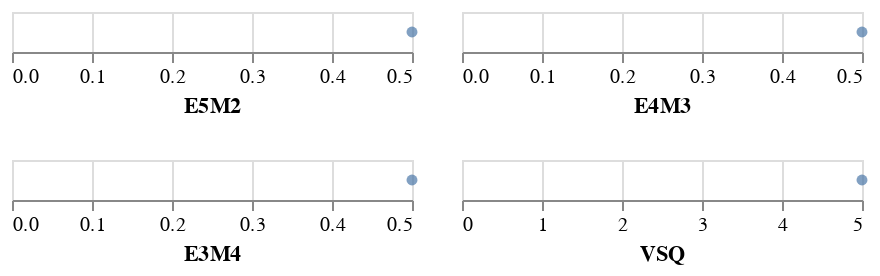

Specify this chart in Vega-Lite:
### Vega specification from a JSON file in a GitHub repository (floating-point values rounded to 4 significant figures)
{"$schema": "https://vega.github.io/schema/vega/v5.json", "background": "white", "padding": 5, "data": [{"name": "data_E5M2", "values": [{"value": 0.5, "count": 10, "origin": "same", "type_": "E5M2"}]}, {"name": "data_E4M3", "values": [{"value": 0.5, "count": 10, "origin": "same", "type_": "E4M3"}]}, {"name": "data_E3M4", "values": [{"value": 0.5, "count": 10, "origin": "same", "type_": "E3M4"}]}, {"name": "data_VSQ", "values": [{"value": 5, "count": 10, "origin": "same", "type_": "VSQ"}]}], "signals": [{"name": "childWidth", "value": 200}, {"name": "childHeight", "value": 20}, {"name": "point_color", "value": "#4c78a8"}], "layout": {"padding": 20, "columns": 2, "bounds": "full", "align": "all"}, "marks": [{"type": "group", "name": "child__E5M2_group", "style": "cell", "encode": {"update": {"width": {"signal": "childWidth"}, "height": {"signal": "childHeight"}}}, "signals": [{"name": "height", "update": "childHeight"}], "marks": [{"name": "child__E5M2_marks", "type": "symbol", "style": ["point"], "from": {"data": "data_E5M2"}, "encode": {"update": {"opacity": {"value": 0.7}, "fill": {"signal": "point_color"}, "ariaRoleDescription": {"value": "point"}, "description": {"signal": "\"datum.type_: \" + (format(datum[\"value\"], \"\")) + \"; origin: \" + (isValid(datum[\"origin\"]) ? datum[\"origin\"] : \"\"+datum[\"origin\"])"}, "x": {"scale": "child__E5M2_x", "field": "value"}, "y": {"signal": "childHeight", "mult": 0.5}}}}], "axes": [{"scale": "child__E5M2_x", "orient": "bottom", "grid": true, "tickCount": {"signal": "ceil(childWidth/40)"}, "domain": false, "labels": false, "aria": false, "maxExtent": 0, "minExtent": 0, "ticks": false, "zindex": 0}, {"scale": "child__E5M2_x", "orient": "bottom", "grid": false, "title": "E5M2", "labelFlush": true, "labelOverlap": true, "tickCount": {"signal": "ceil(childWidth/40)"}, "zindex": 0}]}, {"type": "group", "name": "child__E4M3_group", "style": "cell", "encode": {"update": {"width": {"signal": "childWidth"}, "height": {"signal": "childHeight"}}}, "signals": [{"name": "height", "update": "childHeight"}], "marks": [{"name": "child__E4M3_marks", "type": "symbol", "style": ["point"], "from": {"data": "data_E4M3"}, "encode": {"update": {"opacity": {"value": 0.7}, "fill": {"signal": "point_color"}, "ariaRoleDescription": {"value": "point"}, "description": {"signal": "\"datum.type_: \" + (format(datum[\"value\"], \"\")) + \"; origin: \" + (isValid(datum[\"origin\"]) ? datum[\"origin\"] : \"\"+datum[\"origin\"])"}, "x": {"scale": "child__E4M3_x", "field": "value"}, "y": {"signal": "childHeight", "mult": 0.5}}}}], "axes": [{"scale": "child__E4M3_x", "orient": "bottom", "grid": true, "tickCount": {"signal": "ceil(childWidth/40)"}, "domain": false, "labels": false, "aria": false, "maxExtent": 0, "minExtent": 0, "ticks": false, "zindex": 0}, {"scale": "child__E4M3_x", "orient": "bottom", "grid": false, "title": "E4M3", "labelFlush": true, "labelOverlap": true, "tickCount": {"signal": "ceil(childWidth/40)"}, "zindex": 0}]}, {"type": "group", "name": "child__E3M4_group", "style": "cell", "encode": {"update": {"width": {"signal": "childWidth"}, "height": {"signal": "childHeight"}}}, "signals": [{"name": "height", "update": "childHeight"}], "marks": [{"name": "child__E3M4_marks", "type": "symbol", "style": ["point"], "from": {"data": "data_E3M4"}, "encode": {"update": {"opacity": {"value": 0.7}, "fill": {"signal": "point_color"}, "ariaRoleDescription": {"value": "point"}, "description": {"signal": "\"datum.type_: \" + (format(datum[\"value\"], \"\")) + \"; origin: \" + (isValid(datum[\"origin\"]) ? datum[\"origin\"] : \"\"+datum[\"origin\"])"}, "x": {"scale": "child__E3M4_x", "field": "value"}, "y": {"signal": "childHeight", "mult": 0.5}}}}], "axes": [{"scale": "child__E3M4_x", "orient": "bottom", "grid": true, "tickCount": {"signal": "ceil(childWidth/40)"}, "domain": false, "labels": false, "aria": false, "maxExtent": 0, "minExtent": 0, "ticks": false, "zindex": 0}, {"scale": "child__E3M4_x", "orient": "bottom", "grid": false, "title": "E3M4", "labelFlush": true, "labelOverlap": true, "tickCount": {"signal": "ceil(childWidth/40)"}, "zindex": 0}]}, {"type": "group", "name": "child__VSQ_group", "style": "cell", "encode": {"update": {"width": {"signal": "childWidth"}, "height": {"signal": "childHeight"}}}, "signals": [{"name": "height", "update": "childHeight"}], "marks": [{"name": "child__VSQ_marks", "type": "symbol", "style": ["point"], "from": {"data": "data_VSQ"}, "encode": {"update": {"opacity": {"value": 0.7}, "fill": {"signal": "point_color"}, "ariaRoleDescription": {"value": "point"}, "description": {"signal": "\"datum.type_: \" + (format(datum[\"value\"], \"\")) + \"; origin: \" + (isValid(datum[\"origin\"]) ? datum[\"origin\"] : \"\"+datum[\"origin\"])"}, "x": {"scale": "child__VSQ_x", "field": "value"}, "y": {"signal": "childHeight", "mult": 0.5}}}}], "axes": [{"scale": "child__VSQ_x", "orient": "bottom", "grid": true, "tickCount": {"signal": "ceil(childWidth/40)"}, "domain": false, "labels": false, "aria": false, "maxExtent": 0, "minExtent": 0, "ticks": false, "zindex": 0}, {"scale": "child__VSQ_x", "orient": "bottom", "grid": false, "title": "VSQ", "labelFlush": true, "labelOverlap": true, "tickCount": {"signal": "ceil(childWidth/40)"}, "zindex": 0}]}], "scales": [{"name": "child__E5M2_x", "type": "linear", "domain": {"data": "data_E5M2", "field": "value"}, "range": [0, {"signal": "childWidth"}], "nice": true, "zero": true}, {"name": "child__E4M3_x", "type": "linear", "domain": {"data": "data_E4M3", "field": "value"}, "range": [0, {"signal": "childWidth"}], "nice": true, "zero": true}, {"name": "child__E3M4_x", "type": "linear", "domain": {"data": "data_E3M4", "field": "value"}, "range": [0, {"signal": "childWidth"}], "nice": true, "zero": true}, {"name": "child__VSQ_x", "type": "linear", "domain": {"data": "data_VSQ", "field": "value"}, "range": [0, {"signal": "childWidth"}], "nice": true, "zero": true}]}
